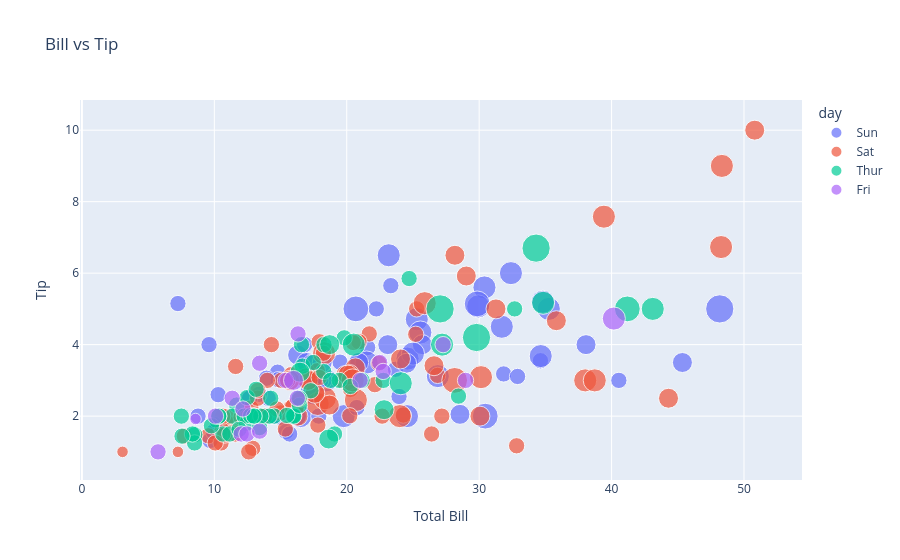

Notebook code cell kept with this figure:
### Code cell
fig = px.scatter(
    tips,
    x="total_bill",
    y="tip",
    color="day",
    size="size",
    hover_data=["sex", "time"],
    title="Bill vs Tip"
)
fig.update_layout(xaxis_title="Total Bill", yaxis_title="Tip")
fig.show()

### Figure 1 — Plotly figure (JSON) as saved in the notebook; plotly's stock layout.template omitted (floating-point values rounded to 4 significant figures; data arrays with more than 128 entries replaced by an {"elided": "..."} marker saying what was removed)
{"data": [{"customdata": {"elided": "76x2 str values"}, "hovertemplate": "day=Sun<br>total_bill=%{x}<br>tip=%{y}<br>size=%{marker.size}<br>sex=%{customdata[0]}<br>time=%{customdata[1]}<extra></extra>", "legendgroup": "Sun", "marker": {"color": "#636efa", "size": [2, 3, 3, 2, 4, 4, 2, 4, 2, 2, 2, 4, 2, 4, 2, 2, 3, 3, 3, 2, 2, 2, 4, 2, 2, 4, 3, 2, 2, 2, 4, 2, 4, 2, 3, 2, 3, 2, 4, 2, 2, 3, 4, 4, 5, 6, 4, 2, 4, 4, 2, 3, 2, 2, 3, 2, 4, 2, 2, 2, 2, 2, 2, 2, 2, 4, 2, 3, 4, 2, 5, 3, 5, 3, 3, 2], "sizemode": "area", "sizeref": 0.015, "symbol": "circle"}, "mode": "markers", "name": "Sun", "orientation": "v", "showlegend": true, "type": "scatter", "x": [16.99, 10.34, 21.01, 23.68, 24.59, 25.29, 8.77, 26.88, 15.04, 14.78, 10.27, 35.26, 15.42, 18.43, 14.83, 21.58, 10.33, 16.29, 16.97, 17.46, 13.94, 9.68, 30.4, 18.29, 22.23, 32.4, 28.55, 18.04, 12.54, 10.29, 34.81, 9.94, 25.56, 19.49, 38.07, 23.95, 25.71, 17.31, 29.93, 14.07, 13.13, 17.26, 24.55, 19.77, 29.85, 48.17, 25.0, 13.39, 16.49, 21.5, 12.66, 16.21, 13.81, 17.51, 24.52, 20.76, 31.71, 7.25, 31.85, 16.82, 32.9, 17.89, 14.48, 9.6, 34.63, 34.65, 23.33, 45.35, 23.17, 40.55, 20.69, 20.9, 30.46, 18.15, 23.1, 15.69], "xaxis": "x", "y": [1.01, 1.66, 3.5, 3.31, 3.61, 4.71, 2.0, 3.12, 1.96, 3.23, 1.71, 5.0, 1.57, 3.0, 3.02, 3.92, 1.67, 3.71, 3.5, 2.54, 3.06, 1.32, 5.6, 3.0, 5.0, 6.0, 2.05, 3.0, 2.5, 2.6, 5.2, 1.56, 4.34, 3.51, 4.0, 2.55, 4.0, 3.5, 5.07, 2.5, 2.0, 2.74, 2.0, 2.0, 5.14, 5.0, 3.75, 2.61, 2.0, 3.5, 2.5, 2.0, 2.0, 3.0, 3.48, 2.24, 4.5, 5.15, 3.18, 4.0, 3.11, 2.0, 2.0, 4.0, 3.55, 3.68, 5.65, 3.5, 6.5, 3.0, 5.0, 3.5, 2.0, 3.5, 4.0, 1.5], "yaxis": "y"}, {"customdata": {"elided": "87x2 str values"}, "hovertemplate": "day=Sat<br>total_bill=%{x}<br>tip=%{y}<br>size=%{marker.size}<br>sex=%{customdata[0]}<br>time=%{customdata[1]}<extra></extra>", "legendgroup": "Sat", "marker": {"color": "#EF553B", "size": [3, 2, 2, 2, 4, 2, 4, 2, 2, 2, 2, 2, 4, 2, 4, 2, 3, 3, 3, 3, 3, 3, 4, 2, 2, 4, 2, 2, 2, 4, 3, 3, 2, 1, 2, 2, 2, 3, 2, 2, 2, 2, 2, 3, 2, 2, 2, 2, 2, 2, 2, 2, 1, 2, 2, 3, 2, 3, 4, 2, 2, 3, 4, 4, 2, 3, 2, 5, 2, 2, 4, 4, 2, 2, 4, 3, 2, 2, 2, 2, 2, 2, 3, 3, 2, 2, 2], "sizemode": "area", "sizeref": 0.015, "symbol": "circle"}, "mode": "markers", "name": "Sat", "orientation": "v", "showlegend": true, "type": "scatter", "x": [20.65, 17.92, 20.29, 15.77, 39.42, 19.82, 17.81, 13.37, 12.69, 21.7, 19.65, 9.55, 18.35, 15.06, 20.69, 17.78, 24.06, 16.31, 16.93, 18.69, 31.27, 16.04, 38.01, 26.41, 11.24, 48.27, 20.29, 13.81, 11.02, 18.29, 17.59, 20.08, 16.45, 3.07, 20.23, 15.01, 12.02, 17.07, 26.86, 25.28, 14.73, 10.51, 17.92, 44.3, 22.42, 20.92, 15.36, 20.49, 25.21, 18.24, 14.31, 14.0, 7.25, 10.59, 10.63, 50.81, 15.81, 26.59, 38.73, 24.27, 12.76, 30.06, 25.89, 48.33, 13.27, 28.17, 12.9, 28.15, 11.59, 7.74, 30.14, 20.45, 13.28, 22.12, 24.01, 15.69, 11.61, 10.77, 15.53, 10.07, 12.6, 32.83, 35.83, 29.03, 27.18, 22.67, 17.82], "xaxis": "x", "y": [3.35, 4.08, 2.75, 2.23, 7.58, 3.18, 2.34, 2.0, 2.0, 4.3, 3.0, 1.45, 2.5, 3.0, 2.45, 3.27, 3.6, 2.0, 3.07, 2.31, 5.0, 2.24, 3.0, 1.5, 1.76, 6.73, 3.21, 2.0, 1.98, 3.76, 2.64, 3.15, 2.47, 1.0, 2.01, 2.09, 1.97, 3.0, 3.14, 5.0, 2.2, 1.25, 3.08, 2.5, 3.48, 4.08, 1.64, 4.06, 4.29, 3.76, 4.0, 3.0, 1.0, 1.61, 2.0, 10.0, 3.16, 3.41, 3.0, 2.03, 2.23, 2.0, 5.16, 9.0, 2.5, 6.5, 1.1, 3.0, 1.5, 1.44, 3.09, 3.0, 2.72, 2.88, 2.0, 3.0, 3.39, 1.47, 3.0, 1.25, 1.0, 1.17, 4.67, 5.92, 2.0, 2.0, 1.75], "yaxis": "y"}, {"customdata": [["Male", "Lunch"], ["Male", "Lunch"], ["Male", "Lunch"], ["Male", "Lunch"], ["Male", "Lunch"], ["Female", "Lunch"], ["Male", "Lunch"], ["Male", "Lunch"], ["Female", "Lunch"], ["Male", "Lunch"], ["Male", "Lunch"], ["Male", "Lunch"], ["Male", "Lunch"], ["Female", "Lunch"], ["Female", "Lunch"], ["Female", "Lunch"], ["Male", "Lunch"], ["Female", "Lunch"], ["Male", "Lunch"], ["Male", "Lunch"], ["Female", "Lunch"], ["Female", "Lunch"], ["Male", "Lunch"], ["Female", "Lunch"], ["Female", "Lunch"], ["Male", "Lunch"], ["Male", "Lunch"], ["Female", "Lunch"], ["Female", "Lunch"], ["Female", "Lunch"], ["Female", "Lunch"], ["Female", "Lunch"], ["Female", "Lunch"], ["Female", "Lunch"], ["Male", "Lunch"], ["Female", "Lunch"], ["Female", "Lunch"], ["Male", "Lunch"], ["Male", "Lunch"], ["Female", "Lunch"], ["Female", "Lunch"], ["Female", "Lunch"], ["Female", "Lunch"], ["Female", "Lunch"], ["Male", "Lunch"], ["Male", "Lunch"], ["Female", "Lunch"], ["Male", "Lunch"], ["Male", "Lunch"], ["Male", "Lunch"], ["Male", "Lunch"], ["Male", "Lunch"], ["Female", "Lunch"], ["Female", "Lunch"], ["Male", "Lunch"], ["Male", "Lunch"], ["Female", "Lunch"], ["Female", "Lunch"], ["Female", "Lunch"], ["Male", "Lunch"], ["Female", "Lunch"], ["Female", "Dinner"]], "hovertemplate": "day=Thur<br>total_bill=%{x}<br>tip=%{y}<br>size=%{marker.size}<br>sex=%{customdata[0]}<br>time=%{customdata[1]}<extra></extra>", "legendgroup": "Thur", "marker": {"color": "#00cc96", "size": [4, 2, 2, 2, 2, 1, 2, 2, 4, 2, 2, 2, 2, 2, 2, 4, 2, 2, 2, 2, 2, 6, 2, 2, 2, 3, 2, 2, 2, 2, 2, 2, 2, 2, 2, 2, 2, 6, 5, 6, 2, 2, 3, 2, 2, 2, 2, 2, 2, 2, 2, 2, 4, 2, 2, 3, 2, 2, 2, 4, 3, 2], "sizemode": "area", "sizeref": 0.015, "symbol": "circle"}, "mode": "markers", "name": "Thur", "orientation": "v", "showlegend": true, "type": "scatter", "x": [27.2, 22.76, 17.29, 19.44, 16.66, 10.07, 32.68, 15.98, 34.83, 13.03, 18.28, 24.71, 21.16, 10.65, 12.43, 24.08, 11.69, 13.42, 14.26, 15.95, 12.48, 29.8, 8.52, 14.52, 11.38, 22.82, 19.08, 20.27, 11.17, 12.26, 18.26, 8.51, 10.33, 14.15, 16.0, 13.16, 17.47, 34.3, 41.19, 27.05, 16.43, 8.35, 18.64, 11.87, 9.78, 7.51, 19.81, 28.44, 15.48, 16.58, 7.56, 10.34, 43.11, 13.0, 13.51, 18.71, 12.74, 13.0, 16.4, 20.53, 16.47, 18.78], "xaxis": "x", "y": [4.0, 3.0, 2.71, 3.0, 3.4, 1.83, 5.0, 2.03, 5.17, 2.0, 4.0, 5.85, 3.0, 1.5, 1.8, 2.92, 2.31, 1.68, 2.5, 2.0, 2.52, 4.2, 1.48, 2.0, 2.0, 2.18, 1.5, 2.83, 1.5, 2.0, 3.25, 1.25, 2.0, 2.0, 2.0, 2.75, 3.5, 6.7, 5.0, 5.0, 2.3, 1.5, 1.36, 1.63, 1.73, 2.0, 4.19, 2.56, 2.02, 4.0, 1.44, 2.0, 5.0, 2.0, 2.0, 4.0, 2.01, 2.0, 2.5, 4.0, 3.23, 3.0], "yaxis": "y"}, {"customdata": [["Male", "Dinner"], ["Male", "Dinner"], ["Female", "Dinner"], ["Female", "Dinner"], ["Female", "Dinner"], ["Male", "Dinner"], ["Male", "Dinner"], ["Male", "Dinner"], ["Male", "Dinner"], ["Male", "Dinner"], ["Female", "Dinner"], ["Female", "Dinner"], ["Male", "Lunch"], ["Female", "Lunch"], ["Male", "Lunch"], ["Female", "Lunch"], ["Male", "Lunch"], ["Female", "Lunch"], ["Female", "Lunch"]], "hovertemplate": "day=Fri<br>total_bill=%{x}<br>tip=%{y}<br>size=%{marker.size}<br>sex=%{customdata[0]}<br>time=%{customdata[1]}<extra></extra>", "legendgroup": "Fri", "marker": {"color": "#ab63fa", "size": [2, 2, 2, 2, 2, 4, 2, 2, 2, 2, 2, 2, 2, 2, 1, 3, 2, 2, 2], "sizemode": "area", "sizeref": 0.015, "symbol": "circle"}, "mode": "markers", "name": "Fri", "orientation": "v", "showlegend": true, "type": "scatter", "x": [28.97, 22.49, 5.75, 16.32, 22.75, 40.17, 27.28, 12.03, 21.01, 12.46, 11.35, 15.38, 12.16, 13.42, 8.58, 15.98, 13.42, 16.27, 10.09], "xaxis": "x", "y": [3.0, 3.5, 1.0, 4.3, 3.25, 4.73, 4.0, 1.5, 3.0, 1.5, 2.5, 3.0, 2.2, 3.48, 1.92, 3.0, 1.58, 2.5, 2.0], "yaxis": "y"}], "layout": {"legend": {"itemsizing": "constant", "title": {"text": "day"}, "tracegroupgap": 0}, "title": {"text": "Bill vs Tip"}, "xaxis": {"anchor": "y", "domain": [0, 1], "title": {"text": "Total Bill"}}, "yaxis": {"anchor": "x", "domain": [0, 1], "title": {"text": "Tip"}}}}
